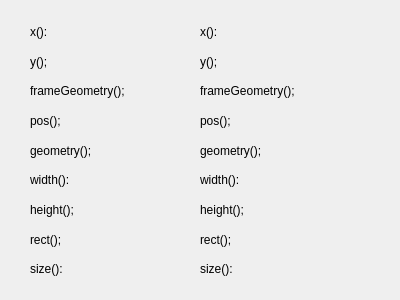
<?xml version="1.0" encoding="UTF-8"?>
<ui version="4.0">
 <class>GeometryDlg</class>
 <widget class="QWidget" name="GeometryDlg">
  <property name="geometry">
   <rect>
    <x>0</x>
    <y>0</y>
    <width>400</width>
    <height>300</height>
   </rect>
  </property>
  <property name="windowTitle">
   <string>Form</string>
  </property>
  <widget class="QWidget" name="layoutWidget">
   <property name="geometry">
    <rect>
     <x>200</x>
     <y>20</y>
     <width>98</width>
     <height>261</height>
    </rect>
   </property>
   <layout class="QVBoxLayout" name="verticalLayout_2">
    <item>
     <widget class="QLabel" name="xlabel">
      <property name="text">
       <string>x():</string>
      </property>
     </widget>
    </item>
    <item>
     <widget class="QLabel" name="ylabel">
      <property name="text">
       <string>y();</string>
      </property>
     </widget>
    </item>
    <item>
     <widget class="QLabel" name="frameGeolabel">
      <property name="text">
       <string>frameGeometry();</string>
      </property>
     </widget>
    </item>
    <item>
     <widget class="QLabel" name="poslabel">
      <property name="text">
       <string>pos();</string>
      </property>
     </widget>
    </item>
    <item>
     <widget class="QLabel" name="geolabel">
      <property name="text">
       <string>geometry();</string>
      </property>
     </widget>
    </item>
    <item>
     <widget class="QLabel" name="widthlabel">
      <property name="text">
       <string>width():</string>
      </property>
     </widget>
    </item>
    <item>
     <widget class="QLabel" name="heightlabel">
      <property name="text">
       <string>height();</string>
      </property>
     </widget>
    </item>
    <item>
     <widget class="QLabel" name="rectlabel">
      <property name="text">
       <string>rect();</string>
      </property>
     </widget>
    </item>
    <item>
     <widget class="QLabel" name="sizelabel">
      <property name="text">
       <string>size():</string>
      </property>
     </widget>
    </item>
   </layout>
  </widget>
  <widget class="QWidget" name="">
   <property name="geometry">
    <rect>
     <x>30</x>
     <y>20</y>
     <width>98</width>
     <height>261</height>
    </rect>
   </property>
   <layout class="QVBoxLayout" name="verticalLayout">
    <item>
     <widget class="QLabel" name="label">
      <property name="text">
       <string>x():</string>
      </property>
     </widget>
    </item>
    <item>
     <widget class="QLabel" name="label_2">
      <property name="text">
       <string>y();</string>
      </property>
     </widget>
    </item>
    <item>
     <widget class="QLabel" name="label_3">
      <property name="text">
       <string>frameGeometry();</string>
      </property>
     </widget>
    </item>
    <item>
     <widget class="QLabel" name="label_4">
      <property name="text">
       <string>pos();</string>
      </property>
     </widget>
    </item>
    <item>
     <widget class="QLabel" name="label_5">
      <property name="text">
       <string>geometry();</string>
      </property>
     </widget>
    </item>
    <item>
     <widget class="QLabel" name="label_6">
      <property name="text">
       <string>width():</string>
      </property>
     </widget>
    </item>
    <item>
     <widget class="QLabel" name="label_9">
      <property name="text">
       <string>height();</string>
      </property>
     </widget>
    </item>
    <item>
     <widget class="QLabel" name="label_8">
      <property name="text">
       <string>rect();</string>
      </property>
     </widget>
    </item>
    <item>
     <widget class="QLabel" name="label_7">
      <property name="text">
       <string>size():</string>
      </property>
     </widget>
    </item>
   </layout>
  </widget>
 </widget>
 <resources/>
 <connections/>
</ui>
